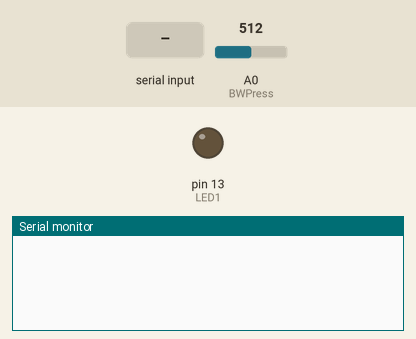
Recording of a sketch running on a simulated Arduino Uno, built with avr-gcc and run on an emulated ATmega328P. Shown: output pins drawn as LEDs (lit = HIGH), the last lines printed to the serial monitor. The test bench sets the inputs (shaded band); at power-on: A0 (BWPress) = 512.

Above: at 1.0 s.
1.1 s: "W\n" received over Serial
At 1.6 s:
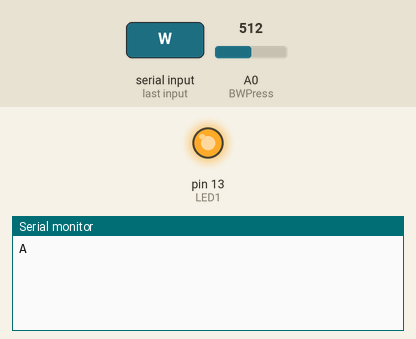
2.6 s: A0 (BWPress) set to 716
At 3.5 s:
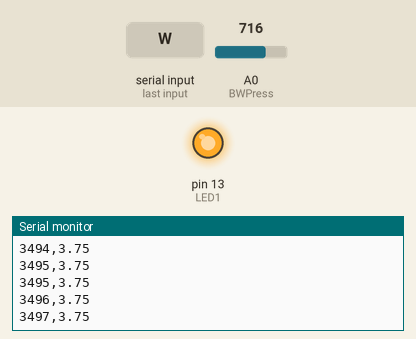
4.1 s: A0 (BWPress) set to 0
At 5.1 s:
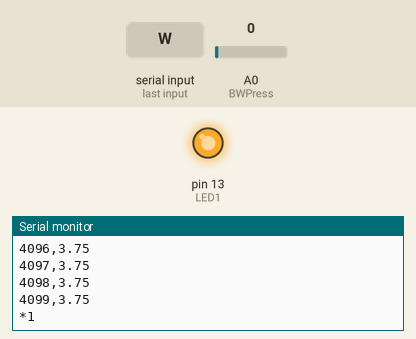
Timing chart, 0 to 7.1 s (numbered marks = the images above; inputs shaded):
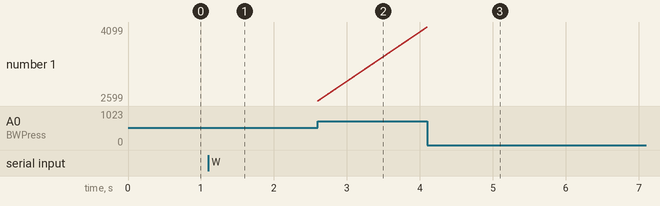

Measured:
- after the input at 1.1 s, the serial monitor: prints a new line at once (image 1)
- after the input at 2.6 s, the serial monitor: prints a new line at once (image 2)

The sketch:

hardware_code.ino
```cpp
/*improvement:
 *
 * Use microsencods() instead of millis() to prevent timestamp values duplicates.
 */

#define BWPress A0 //bladder/water
#define LED1 13//2 //status data collection via LED1. If continuously on, data is being collected or is ready to collect data. If blinking, collection is terminated.

float pressure = 0.0;
float minpressure = 3.0; // minpressure to be printed. Previously 0.22
int flag=0;
float hold = 0;
unsigned long lastprixnt=0;//
int puffNumber=1;
int outputcounter=1;
int count = 1;
void setup() {
  Serial.begin(115200);
  pinMode(LED1, OUTPUT);
  pinMode(BWPress, INPUT);
  digitalWrite(LED1, LOW);

  int state=0;
  String mes;
  while(state==0) {
    if (Serial.available()>0) {
      mes = Serial.readStringUntil('\n');
      if (mes == "W") {
        digitalWrite(LED1, HIGH);
        Serial.print("A");
        state = 1;
      }
    }
  }
}

void loop() {
  Pressureread();
}

void Pressureread() {

  pressure = analogRead(BWPress);  // reading pin BWPress pin (0-->1024)
  pressure=((pressure/1023.0)*5.0); // 0 to 5 V = outV
  pressure = ((pressure-0.5)*1.25); // pressure in psi ....Equation:   Output(V) = (0.8 x Vsupply/(Pmax-Pmin)) x (Pressureapplied – Pmin.) + (0.10 x Vsupply)
  pressure=constrain(pressure, 0.0, 5.0);

  if (pressure >= minpressure) { // signal conditioning

      pressure = analogRead(BWPress);  // reading pin BWPress pin (0-->1024)
      pressure=((pressure/1023.0)*5.0); // 0 to 5 V = outV
      pressure = ((pressure-0.5)*1.25); // pressure in psi ....Equation:   Output(V) = (0.8 x Vsupply/(Pmax-Pmin)) x (Pressureapplied – Pmin.) + (0.10 x Vsupply)
      pressure=constrain(pressure, 0.0, 5.0);

      Serial.print(millis()); //prints the current number of ms since code began running
      Serial.print(","); //adds comma delimiter
      Serial.println(pressure); //prints pressure value at current time
      count = 0; //continually makes counter 0 so that next if statement is false
  }

  // This section of code will check to see if pressure has just reached below the threshold
  // and will print out a label for the trial.
  else if (count == 0 && pressure<0.03) {
    Serial.println("*" + String(outputcounter));
    count = 1;
    outputcounter = outputcounter + 1;

    if (outputcounter > 6) {
      Serial.println("E");
      while(true) {
        digitalWrite(LED1, HIGH);
        delay(1000);
        digitalWrite(LED1, LOW);
        delay(1000);
      }
    }
  }
}
```
